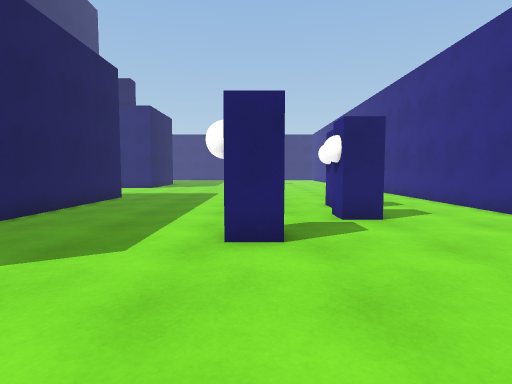
[1] (above)

20 first-person views from a walk through a Unity game level. The camera is 1.2 m above the floor, tilts 4° down and sees 80° across. The floor is counted in squares, 1 m on a side. Each view is taken from the middle of a square. On the plan, view 1 faces up. The plan holds only what a view shows up to about 13 squares ahead; the rest is blank. The place goes on beyond the plan. The player character is not drawn. Some surface patterns are stand-ins.

[2]
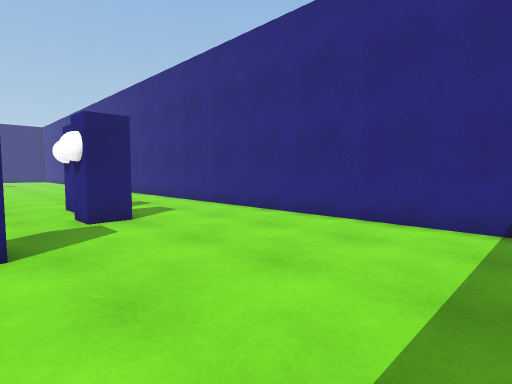

[3]
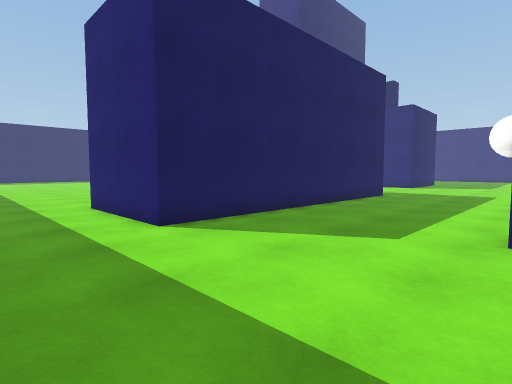

[4]
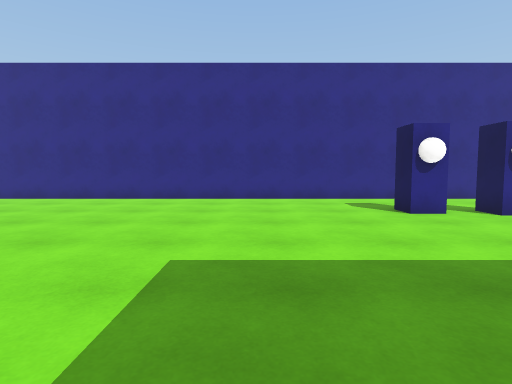

[5]
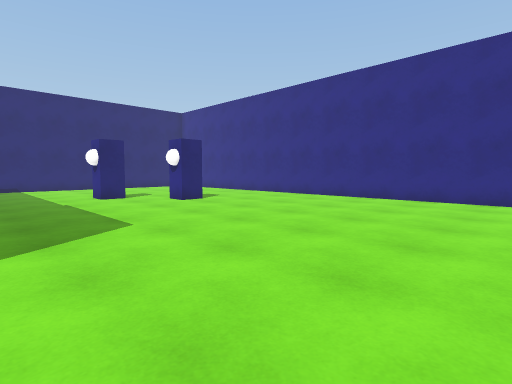

[6]
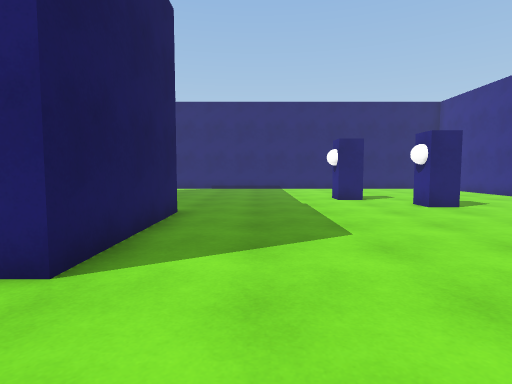

[7]
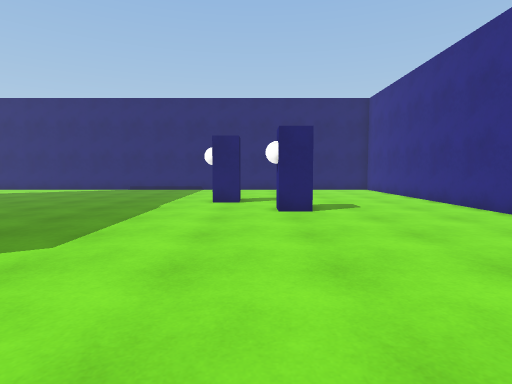

[8]
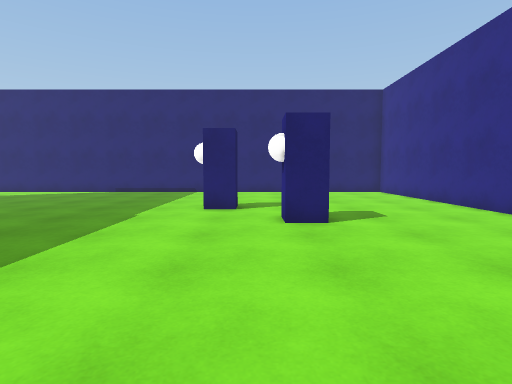

[9]
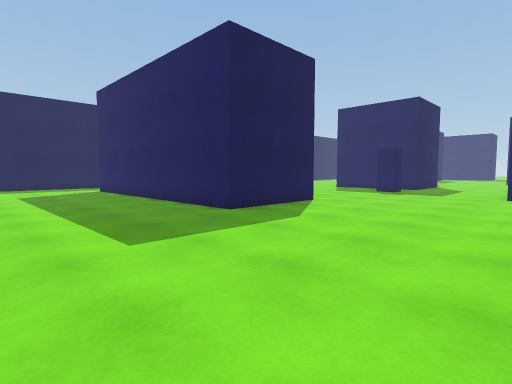

[10]
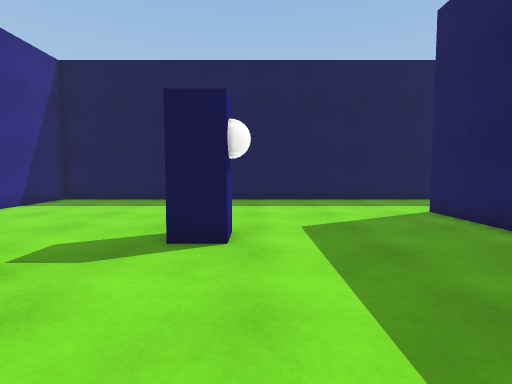

[11]
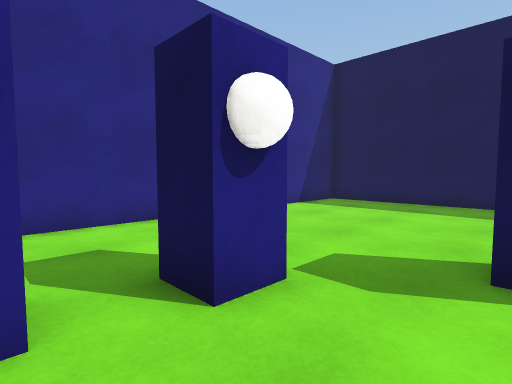

[12]
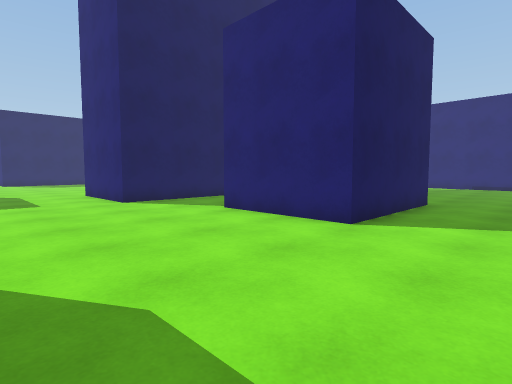

[13]
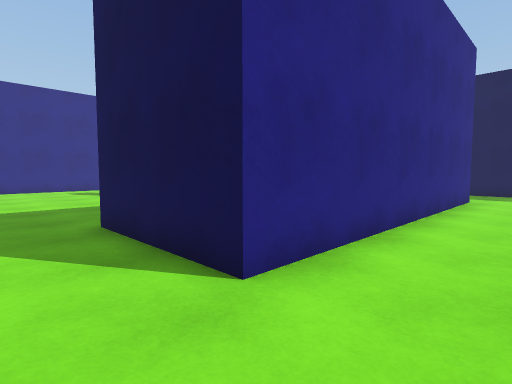

[14]
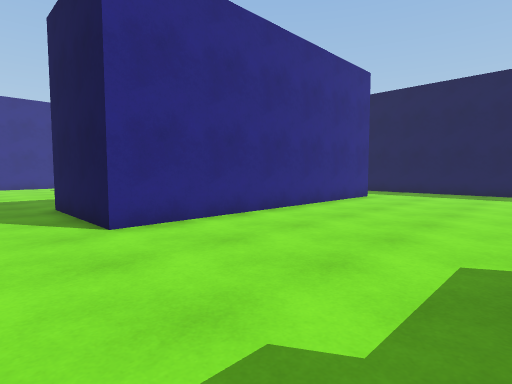

[15]
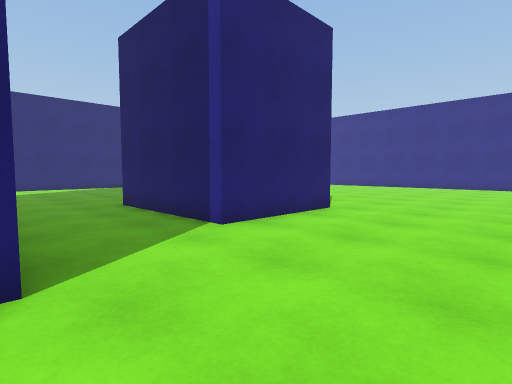

[16]
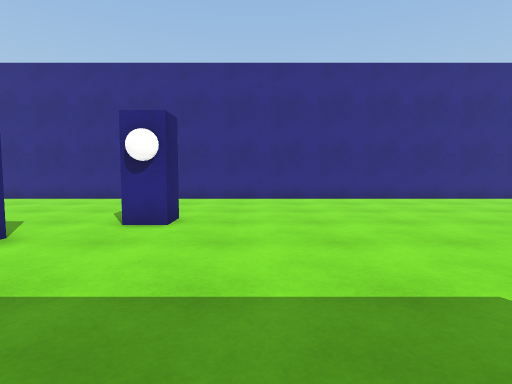

[17]
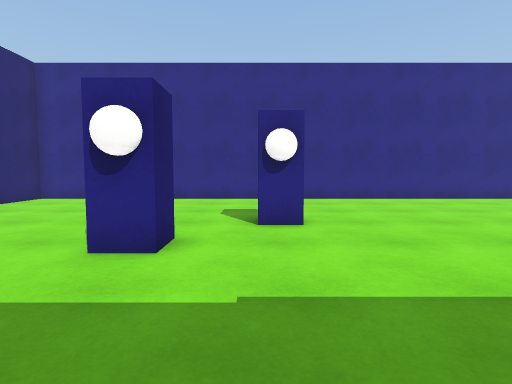

[18]
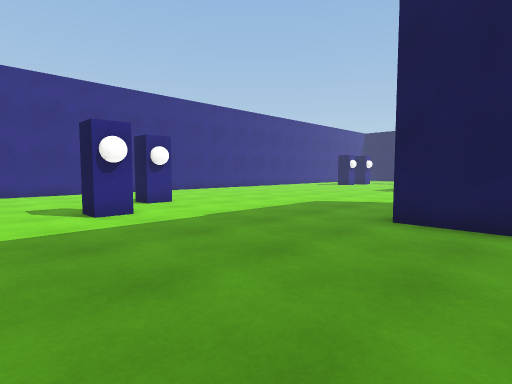

[19]
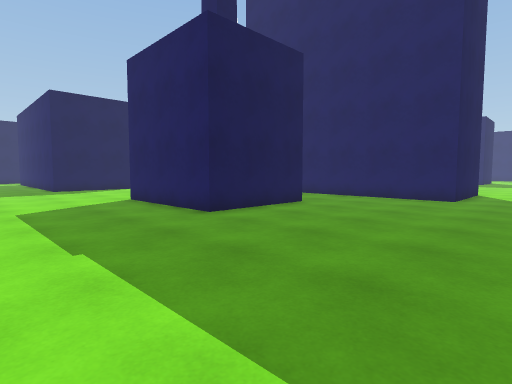

[20]
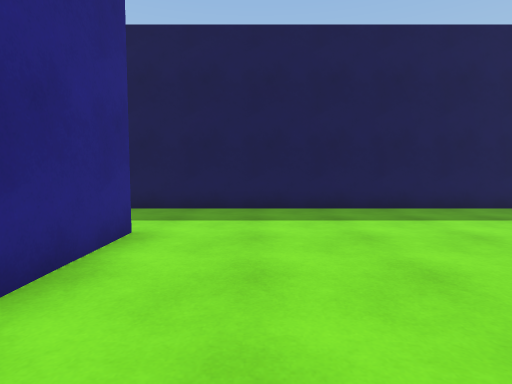

### Floor plan
Points are (right, up) in squares from view 1. A wall is a line through its corners. A room is listed if a view was taken in it or the views show most of it. See-through windows are left out.
Room 1 (views 1, 2, 3, 4, 5, 6, 7, 8, 9, 10, 11, 12, 13, 14, 15, 16, 17, 18, 19, 20)
walls: (-6.1, 13.8) (-6.1, 2.1) (-10.6, 2.1) (-10.6, 13.8) (-6.1, 13.8); (-7.3, 21.3) (-11.8, 21.3) (-11.8, 26.8) (-7.3, 26.8) (-7.3, 21.3); (-15.6, 21.9) (-15.6, 19.5) (-18, 19.5); (-17.6, 31.2) (-15.6, 31.2) (-15.6, 29.1); (-18.5, -1.7) (7, -1.7) (7, 34.5)
objects: other object (-2, 31) to (-1, 31); other object (-1, 5) to (0, 6); other object (0, 28) to (2, 29); other object (2, 8) to (3, 8); other object (2, 10) to (3, 11)

Positions as (right, up) in squares from view 1, and headings:
1: (0, 0), facing up
2: (0, 0), facing up-right
3: (0, -1), facing up-left
4: (-6, 15), facing right
5: (-6, 17), facing up-right
6: (-5, 18), facing up
7: (0, 19), facing up
8: (0, 21), facing up
9: (0, 21), facing down-left
10: (-1, 11), facing down
11: (0, 10), facing down-right
12: (-4, 15), facing up-left
13: (-13, 16), facing down-right
14: (-17, 16), facing down-right
15: (-16, 16), facing up-right
16: (-6, 26), facing right
17: (-6, 29), facing right
18: (-10, 34), facing down-right
19: (-2, 34), facing down-left
20: (-13, 8), facing down
